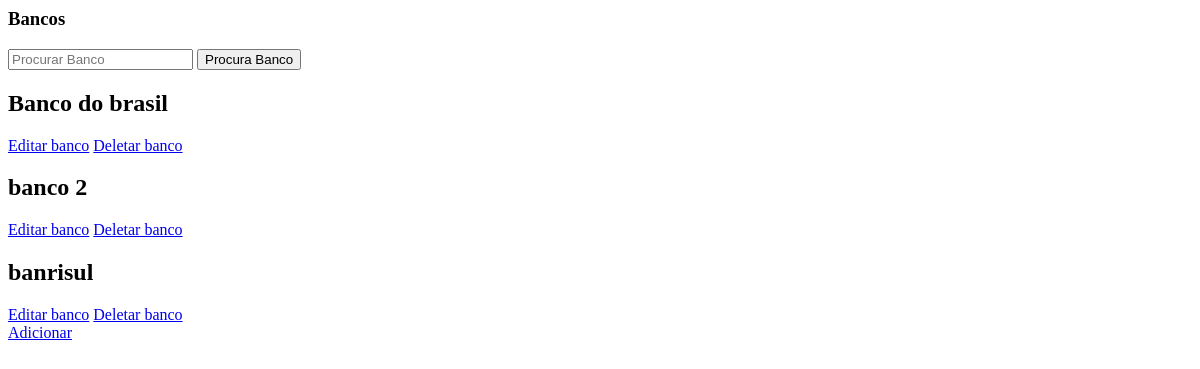
The app's page /lista_banco, older data.
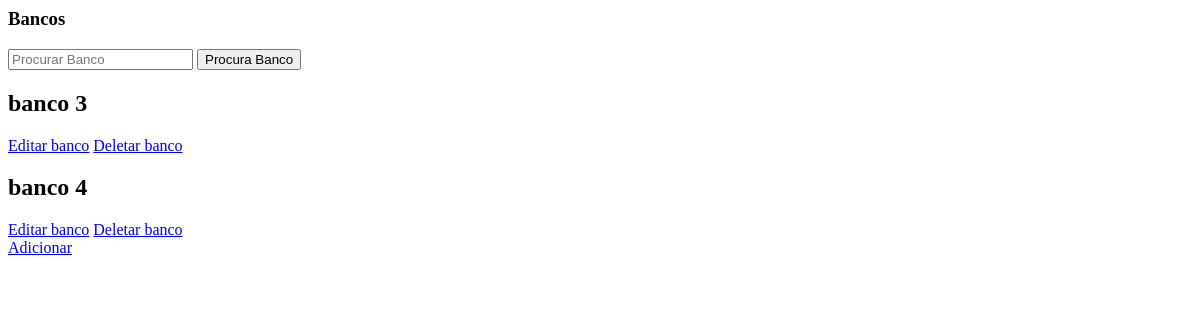
The same page, newer data.
### appfinanceiro/models.py (models this page shows, shortened)
class Banco(models.Model):
    nome_banco = models.CharField(max_length=250)
    ativo = models.BooleanField(default=True)

### appfinanceiro/views.py (the view)
# urls.py: path('lista_banco', views.list_banco, name='lista_banco'),
def list_banco(request):
    bancos = Banco.objects.all()
    return render(request,'list_banco.html',{'banco':bancos})

### appfinanceiro/templates/list_banco.html
<html>
    <head></head>
    <body>
        <h3>Bancos</h3>
        <div>
            <form method="GET" action="{% url 'procura_banco' %}">
                <input type="search" placeholder="Procurar Banco" aria-label="Procura Banco" name="procura_banco">
                <button type="submit">Procura Banco</button>
            </form>
        </div>
        {% if banco.empty %}
            <h2 >Sem bancos cadastrado</h2>
        {% else %}
            {% for bc in banco %}
                <div>
                <h2>{{bc.nome_banco}}</h2>
                <a href="{% url 'editbanco' bc.id %}" >Editar banco</a>
                <a href="{% url 'delete_banco' bc.id %}" >Deletar banco</a>
                </div>
            {% endfor %}
        {% endif %}
        <a href="{% url 'formbanco' %}">Adicionar</a>
    </body>
</html>

Row changes from the older to the newer data that the page shows:
removed Banco: nome_banco "Banco do brasil"
removed Banco: nome_banco "banco 2"
removed Banco: nome_banco "banrisul"
added Banco: nome_banco "banco 3"
added Banco: nome_banco "banco 4"
